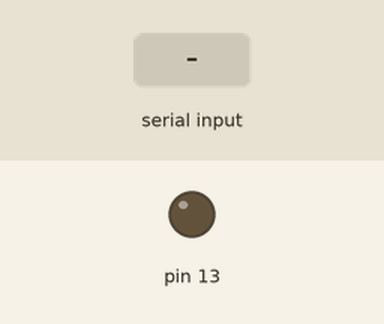
Recording of a sketch running on a simulated Arduino Uno, built with avr-gcc and run on an emulated ATmega328P. Parts: output pins drawn as LEDs (lit = HIGH). The test bench sets the inputs (shaded band).

Above: at 1.2 s.
1.3 s: "1" received over Serial
At 1.7 s:
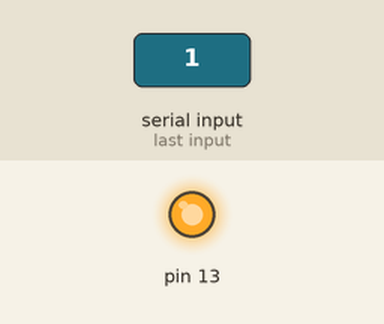
Timing chart, 0 to 4.3 s (numbered marks = the images above; inputs shaded):
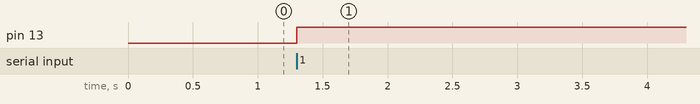

The sketch:

blenderToArduino.ino
```cpp
int data;

void setup()
{
  Serial.begin(9600);
  pinMode(13, OUTPUT);
  digitalWrite (13, LOW);
}

void loop()
{
  while (Serial.available())
  {
    data = Serial.read();
  }
  if (data == '1') {
    digitalWrite (13, HIGH);
    delay(5000);
  }
  if (data == '0') {
    digitalWrite (13, LOW);
  }
}
```

Measured:
- after the input at 1.3 s, pin 13: LOW → HIGH at once
